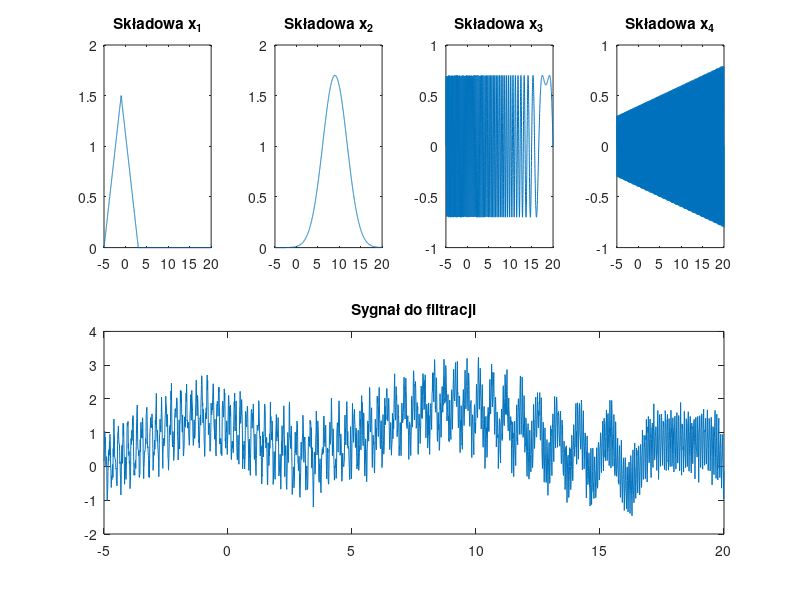
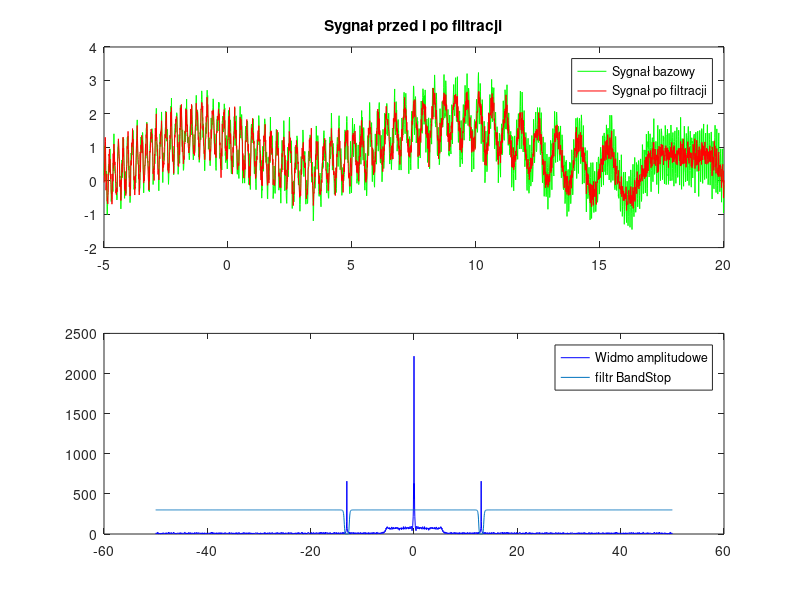

The MATLAB script that drew these images, in order:
%% Filtracja częstotliwościowa
Fs=100;
t=-5:1/Fs:20;
%stworzenie 5 sygnałów (składowych) dla sygnału x
x1=1.5*(1-abs(t+1)/4).*(abs(t+1)<4); % s. trójkątny
x2=1.7*exp(-(t-9).*(t-9)/(2*8)); % f. Gaussa
x3=0.7*sin(2*pi*t.*(-3*t/25 + 22/5)); % s. harmoniczny
x4=(0.02*t+0.4).*sin(13*2*pi*t); % s. harmoniczny o modulowanej amplitudzie
x5=0.1+0.2*randn(size(t)); % szum

% sygnał do filtracji, złożony z powyższych składowych
x=x1+x2+x3+x4+x5;

f2=figure;
figure(f2);
subplot(2,4,1), plot(t,x1),title("Składowa x_1");
subplot(2,4,2), plot(t,x2),title("Składowa x_2");
subplot(2,4,3), plot(t,x3),title("Składowa x_3");
subplot(2,4,4), plot(t,x4),title("Składowa x_4");
subplot(2,4,5:8),plot(t,x), title("Sygnał do filtracji");


XT=fftshift(fft(x)); % widmo częstotliwościowe
WA=abs(XT); % widmo amplitudowe
f=linspace(-Fs/2,Fs/2,length(t));

%stosujemy filtr ciągły typu BandStop 
% wycinamy składową x4
N=4; w=1; f0=13; % parametry filtru, N=rząd, w=szerokość filtra
BS2=1.0 ./(1+((w*f./(f.^2-f0.^2)).^(2*N))); % wycinamy w f0
xn=real(ifft(ifftshift(XT.*BS2))); % sygnał po filtracji

f3=figure;
figure(f3);
subplot(2,1,1), plot(t,x,'g',t,xn,'r')
title('Sygnał przed i po filtracji');
legend('Sygnał bazowy','Sygnał po filtracji')
subplot(212), plot(f,WA,'b',f,BS2*300);
legend('Widmo amplitudowe','filtr BandStop')